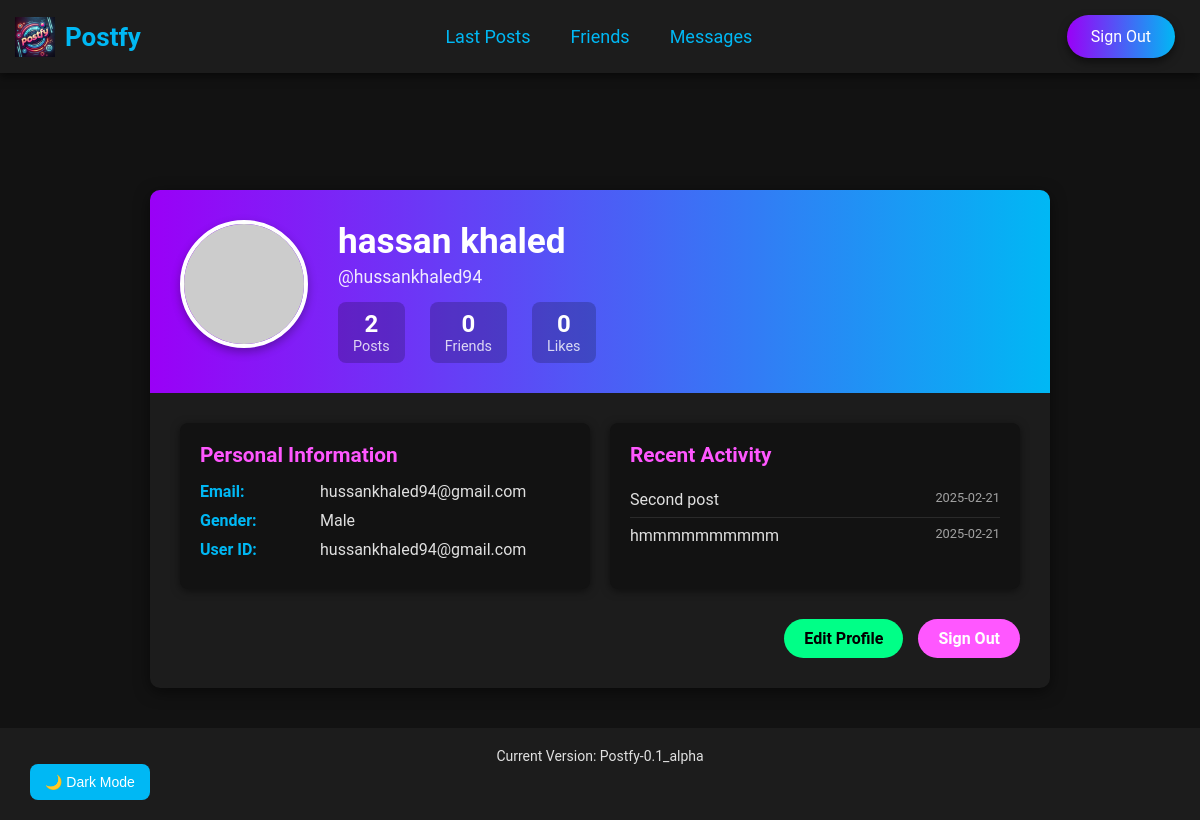
The app's page /profile (signed in) with its own data.
### app.py (models this page shows, shortened)
class User(db.Model):
    id = db.Column(db.Integer, primary_key=True)
    first_name = db.Column(db.String(100), nullable=False)
    last_name = db.Column(db.String(100), nullable=False)
    user_id = db.Column(db.String(100), unique=True, nullable=False)
    email = db.Column(db.String(120), unique=True, nullable=False)
    password = db.Column(db.String(200), nullable=False)
    gender = db.Column(db.String(10), nullable=False)
    profile_picture = db.Column(
        db.String(200), nullable=True, default='default.jpg')

class Post(db.Model):
    id = db.Column(db.Integer, primary_key=True)
    title = db.Column(db.String(255), nullable=False)
    content = db.Column(db.Text, nullable=False)
    user_id = db.Column(db.Integer, db.ForeignKey('user.id'), nullable=False)
    date_posted = db.Column(
        db.DateTime, default=datetime.utcnow)
    user = db.relationship('User', backref='posts', lazy=True)

### app.py (the view)
@app.route('/profile')
@login_required
def profile():
    user = User.query.get(session['user_id'])
    return render_template('profile.html', user=user)

### app.py (called while the page is built)
@app.context_processor
def inject_version():
    return dict(APP_VERSION=APP_VERSION)

def login_required(f):
    @wraps(f)
    def decorated_function(*args, **kwargs):
        if 'user_id' not in session:
            return redirect(url_for('login'))
        return f(*args, **kwargs)
    return decorated_function

### Templates/profile.html (shortened to what this page needs)
{% extends "base.html" %}
{% block content %}
<section class="profile-container">
    <div class="profile-header">
        <div class="profile-avatar">
            {% if user.profile_picture and user.profile_picture != 'default.jpg' %}
            <img src="{{ url_for('static', filename='profile_pics/' + user.profile_picture) }}"
                alt="{{ user.first_name }}'s Profile Picture">
            {% else %}
            <img src="https://ui-avatars.com/api/?name={{ user.first_name }}+{{ user.last_name }}&background=random&color=fff&size=128"
                alt="{{ user.first_name }}'s Profile Picture">
            {% endif %}
        </div>
        <div class="profile-info">
            <h2>{{ user.first_name }} {{ user.last_name }}</h2>
            <p class="profile-username">@{{ user.email.split('@')[0] }}</p>
            <div class="profile-stats">
                <div class="stat">
                    <span class="stat-value">{{ user.posts|length }}</span>
                    <span class="stat-label">Posts</span>
                </div>
                <div class="stat">
                    <span class="stat-value">0</span>
                    <span class="stat-label">Friends</span>
                </div>
                <div class="stat">
                    <span class="stat-value">0</span>
                    <span class="stat-label">Likes</span>
                </div>
            </div>
        </div>
    </div>
    <div class="profile-details">
        <div class="details-card">
            <h3>Personal Information</h3>
            <div class="detail-item">
                <span class="detail-label">Email:</span>
                <span class="detail-value">{{ user.email }}</span>
            </div>
            <div class="detail-item">
                <span class="detail-label">Gender:</span>
                <span class="detail-value">{{ user.gender|capitalize }}</span>
            </div>
            <div class="detail-item">
                <span class="detail-label">User ID:</span>
                <span class="detail-value">{{ user.user_id }}</span>
            </div>
        </div>
        <div class="details-card">
            <h3>Recent Activity</h3>
            {% if user.posts %}
            <ul class="recent-posts">
                {% for post in user.posts[:3] %}
                <li>
                    <a href="#">{{ post.title }}</a>
                    <span class="post-date">{{ post.date_posted.strftime('%Y-%m-%d') }}</span>
                </li>
                {% endfor %}
            </ul>
            {% else %}
            <p class="no-activity">No recent activity to show.</p>
            {% endif %}
        </div>
    </div>
    <div class="profile-actions">
        <a href="#" class="profile-btn edit-btn">Edit Profile</a>
        <a href="{{ url_for('logout') }}" class="profile-btn logout-btn">Sign Out</a>
    </div>
</section>
{% endblock %}

### static/css/styles.css (style rules this page uses)
:root { --neon-blue: #00b8f4; --neon-pink: #ff57ff; --neon-purple: #9a00f7; --neon-green: #00ff87; --neon-yellow: #ffcc00; --neon-orange: #ff6f00; --dark-background: #121212; --light-background: #1c1c1c; --button-hover: #ff57ff; --text-light: #e0e0e0; --shadow: rgba(0, 0, 0, 0.5); }
* { margin: 0; padding: 0; box-sizing: border-box; }
body { font-family: 'Roboto', sans-serif; margin-top: 70px; background-color: var(--dark-background); color: var(--text-light); }

### Templates/profile.html (style rules this page uses)
.profile-container { max-width: 900px; margin: 40px auto; background: var(--light-background); border-radius: 10px; box-shadow: 0 4px 15px var(--shadow); overflow: hidden; }
.profile-header { display: flex; padding: 30px; background: linear-gradient(to right, var(--neon-purple), var(--neon-blue)); color: white; }
.profile-avatar { margin-right: 30px; position: relative; }
.profile-avatar img { width: 128px; height: 128px; border-radius: 50%; border: 4px solid white; box-shadow: 0 4px 10px rgba(0, 0, 0, 0.3); transition: transform 0.3s ease; object-fit: cover; }
.profile-info { display: flex; flex-direction: column; justify-content: center; }
.profile-info h2 { font-size: 2.2rem; margin-bottom: 5px; }
.profile-username { font-size: 1.1rem; opacity: 0.9; margin-bottom: 15px; }
.profile-stats { display: flex; gap: 25px; }
.stat { display: flex; flex-direction: column; align-items: center; background: rgba(0, 0, 0, 0.2); padding: 8px 15px; border-radius: 8px; transition: transform 0.3s ease; }
.stat-value { font-size: 1.5rem; font-weight: bold; }
.stat-label { font-size: 0.9rem; opacity: 0.8; }
.profile-details { display: grid; grid-template-columns: 1fr 1fr; gap: 20px; padding: 30px; }
.details-card { background: var(--dark-background); padding: 20px; border-radius: 8px; box-shadow: 0 2px 8px var(--shadow); transition: transform 0.3s ease; }
.details-card h3 { color: var(--neon-pink); margin-bottom: 15px; font-size: 1.3rem; }
.detail-item { margin-bottom: 10px; display: flex; }
.detail-label { width: 120px; color: var(--neon-blue); font-weight: bold; }
.detail-value { color: var(--text-light); }
.recent-posts { list-style: none; padding: 0; }
.recent-posts li { padding: 8px 0; border-bottom: 1px solid rgba(255, 255, 255, 0.1); display: flex; justify-content: space-between; }
.recent-posts li:last-child { border-bottom: none; }
.recent-posts a { color: var(--text-light); text-decoration: none; transition: color 0.3s; }
.post-date { font-size: 0.8rem; opacity: 0.7; }
.profile-actions { display: flex; justify-content: flex-end; gap: 15px; padding: 0 30px 30px; }
.profile-btn { padding: 10px 20px; border-radius: 30px; text-decoration: none; font-weight: bold; transition: all 0.3s ease; }
.edit-btn { background: var(--neon-green); color: black; }
.logout-btn { background: var(--neon-pink); color: white; }

### records on screen
User: first_name "hassan", last_name "khaled", email "hussankhaled94", email "hussankhaled94@gmail.com", gender "Male", user_id "hussankhaled94@gmail.com"
Post: title "Second post", date_posted "2025-02-21"
Post: title "hmmmmmmmmmm", date_posted "2025-02-21"

### other values on screen
{{ user.posts|length }} "2"
{{ APP_VERSION }} "Postfy-0.1_alpha"
